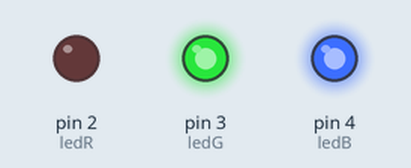
Recording of a sketch running on a simulated Arduino Uno, built with avr-gcc and run on an emulated ATmega328P. Parts: output pins drawn as LEDs (lit = HIGH).

Above: at 2.5 s.
At 7.5 s:
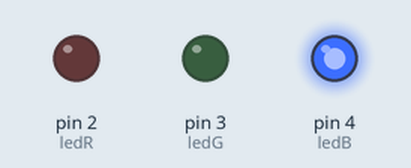
At 12.5 s:
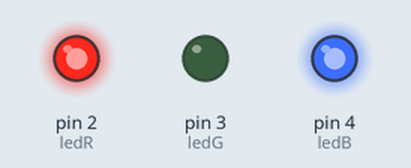
At 17.5 s:
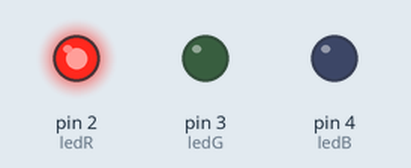
At 22.5 s:
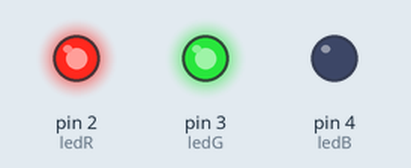
Timing chart, 0 to 32.5 s (numbered marks = the images above):
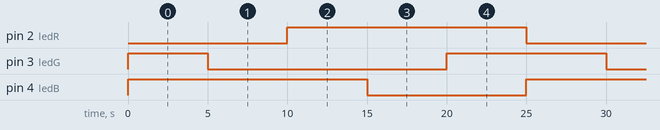

Measured:
- by itself, pin 2 (ledR), pin 4 (ledB): alternates HIGH for 15.0 s and LOW for 10.0 s
- by itself, pin 3 (ledG): alternates HIGH for 10.0 s and LOW for 15.0 s
- by itself, everything shown: repeats every 25.0 s, in 6 steps

The sketch:

K322.ino
```cpp
int ledR = 2;                	//definiraj ledR = 2
int ledG = 3;                	//definiraj ledG = 3
int ledB = 4;                	//definiraj ledB = 4

void setup() {
pinMode(ledR, OUTPUT);       	//postavi izvod ledR kao izlazni
pinMode(ledG, OUTPUT);       	//postavi izvod ledG kao izlazni
pinMode(ledB, OUTPUT);       	//postavi izvod ledB kao izlazni
digitalWrite(ledR, HIGH);    	//isključi crveni segment - početno stanje
digitalWrite(ledG, HIGH);    	//isključi zeleni segment - početno stanje
digitalWrite(ledB, HIGH);    	//isključi plavi segment - početno stanje
}

void loop() {
digitalWrite(ledR, LOW);     	//uključi crveni segment
delay(5000);                  	//čekaj 5 s - svjetli R
digitalWrite(ledG, LOW);     	//uključi zeleni segment
delay(5000);                  	//čekaj 5 s - svjetli R+G
digitalWrite(ledR, HIGH);    	//isključi crveni segment
delay(5000);                  	//čekaj 5 s - svjetli G
digitalWrite(ledB, LOW);     	//uključi plavi segment
delay(5000);                  	//čekaj 5 s - svjetli G+B
digitalWrite(ledG, HIGH);    	//isključi zeleni segment
delay(5000);                  	//čekaj 5 s - svjetli B
digitalWrite(ledB, HIGH);    	//isključi plavi segment
}
```
